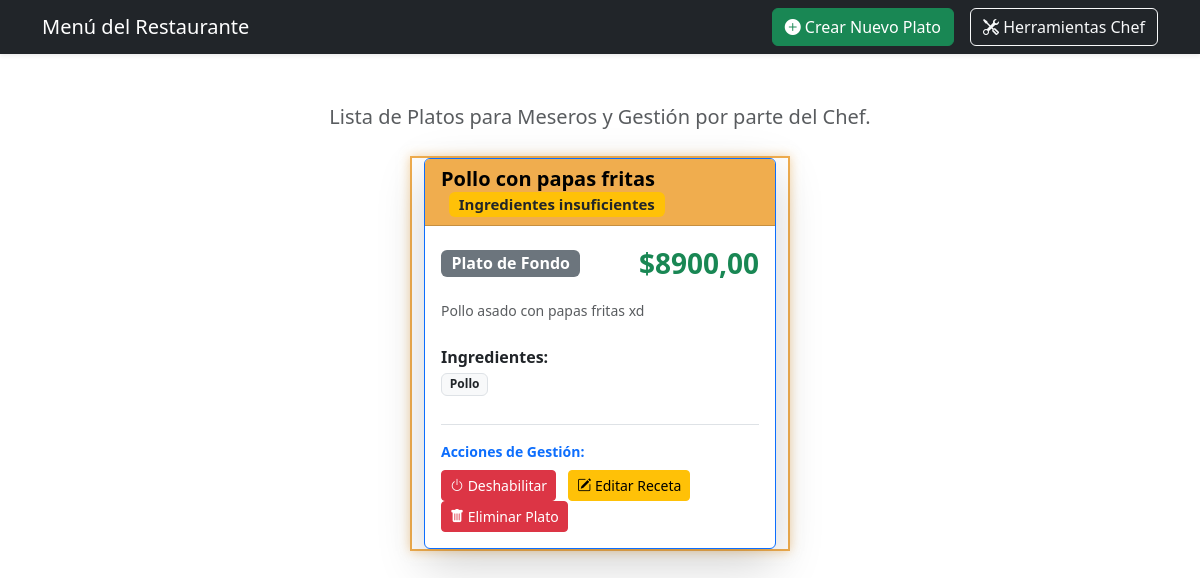
The page /administrador on the database as committed earlier.
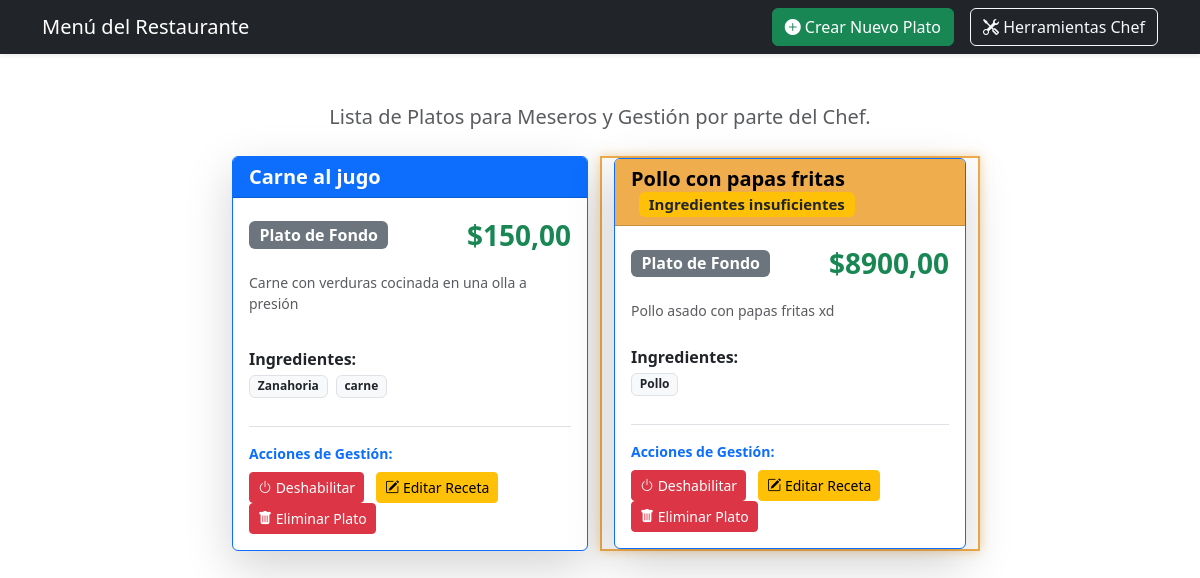
The same page on the database as committed later.
### mainApp/models.py (models this page shows, shortened)
class Plato(models.Model):
    nombre = models.CharField(max_length=150, unique=True)
    descripcion = models.TextField()
    precio = models.DecimalField(max_digits=6, decimal_places=2)
    imagen = models.ImageField(upload_to='platos/', null=True, blank=True)
    activo = models.BooleanField(default=True)
    categoria = models.ForeignKey(Categoria, on_delete=models.SET_NULL, null=True)
    ingredientes = models.ManyToManyField(Ingrediente, related_name='platos')
    class Meta:
        ordering = ['categoria', 'nombre']
        verbose_name_plural = "Platos"
    def tiene_stock_suficiente(self):
        ingredientes = self.ingredientes.all()
        if not ingredientes:
            return True
        return all(ing.stock > 0 for ing in ingredientes)

class Categoria(models.Model):
    nombre = models.CharField(max_length=100, unique=True)
    class Meta:
        verbose_name_plural = "Categorias"

class Ingrediente(models.Model):
    nombre = models.CharField(max_length=100, unique=True)
    stock = models.PositiveIntegerField(default=0)

### mainApp/views.py (the view)
# urls.py: path('administrador', views.listar_platos, name='lista_platos'),
def listar_platos(request):
    platos = Plato.objects.all().select_related('categoria').prefetch_related('ingredientes')
    context = {
        'platos': platos,
        'titulo': 'Menú del Restaurante'
    }
    return render(request, 'menu/lista_platos.html', context)

### templates/menu/lista_platos.html (shortened to what this page needs)
<!DOCTYPE html>
<html lang="es">
<head>
    <link rel="stylesheet" href="https://cdn.jsdelivr.net/npm/bootstrap-icons@1.11.3/font/bootstrap-icons.min.css">
    <link href="https://cdn.jsdelivr.net/npm/bootstrap@5.3.3/dist/css/bootstrap.min.css" rel="stylesheet" xintegrity="sha384-QWTKZyjpPEjISv5WaRU9OFeRpok6YctnYmDr5pNlyT2bRjXh0JMhjY6hW+ALEwIH">
</head>
<body>
    <nav class="navbar navbar-expand-lg navbar-dark bg-dark shadow-sm sticky-top">
        <div class="container">
        <span class="navbar-brand mb-0 h1"> {{ titulo }}</span>
        <div class="ms-auto d-flex">
            <a href="{% url 'crear_plato' %}" class="btn btn-success me-3"><i class="bi bi-plus-circle-fill"></i> Crear Nuevo Plato</a>
            <a href="{% url 'administrador' %}" class="btn btn-outline-light"><i class="bi bi-tools"></i> Herramientas Chef</a>
        </div>
        </div>
    </nav>
    <div class="container mt-5">
        <p class="lead text-muted text-center mb-4">Lista de Platos para Meseros y Gestión por parte del Chef.</p>
        <div class="row justify-content-center">
        {% for plato in platos %}
            <div class="col-lg-4 col-md-6 mb-4 plato-card
                {% if not plato.tiene_stock_suficiente %} plato-sin-stock {% endif %}
            " id="plato-{{ plato.id }}">
                <div class="card shadow-lg h-100 border-primary">
                    <div class="card-header bg-primary text-white">
                        <h5 class="mb-0 fw-bold">
                            {{ plato.nombre }}
                            {% if not plato.tiene_stock_suficiente %}
                                <span class="badge bg-warning text-dark ms-2">
                                    Ingredientes insuficientes
                                </span>
                            {% endif %}
                        </h5>
                    </div>
                    <div class="card-body d-flex flex-column">
                        <div class="d-flex justify-content-between align-items-center mb-3">
                            <span class="badge bg-secondary fs-6">{{ plato.categoria.nombre }}</span>
                            <span class="fs-3 fw-bold text-success">${{ plato.precio }}</span>
                        </div>
                        <p class="card-text text-muted small flex-grow-1">{{ plato.descripcion|truncatechars:120 }}</p>
                        <div class="mt-2">
                            <p class="fw-bold mb-1">Ingredientes:</p>
                            <div class="d-flex flex-wrap">
                                {% if plato.ingredientes.all %}
                                    {% for ingrediente in plato.ingredientes.all|slice:":4" %}
                                        <span class="badge bg-light text-dark border me-2 mb-1">{{ ingrediente.nombre }}</span>
                                    {% endfor %}
                                {% else %}
                                    <span class="text-danger small"><i class="bi bi-exclamation-triangle-fill"></i> Sin receta definida.</span>
                                {% endif %}
                            </div>
                        </div>
                        <div class="mt-4 pt-3 border-top">
                            <p class="fw-bold small text-primary mb-2">Acciones de Gestión:</p>
                            <button
                                class="btn btn-sm me-2 btn-toggle-status
                                {% if plato.activo %}btn-danger{% else %}btn-success{% endif %}"
                                data-plato-id="{{ plato.id }}"
                            >
                                <i class="bi bi-power"></i>
                                {% if plato.activo %}Deshabilitar{% else %}Habilitar{% endif %}
                            </button>
                            <a href="{% url 'editar_plato' plato.pk %}" class="btn btn-warning btn-sm me-2"><i class="bi bi-pencil-square"></i> Editar Receta</a>
                            <a href="{% url 'eliminar_plato' plato.pk %}" class="btn btn-danger btn-sm"><i class="bi bi-trash-fill"></i> Eliminar Plato</a>
                        </div>
                    </div>
                </div>
            </div>
        {% empty %}
            <div class="col-12">
                <div class="alert alert-warning text-center" role="alert">
                    Aún no hay platos en el menú. Usa el botón **Crear Nuevo Plato** para definir el primer ítem.
                </div>
            </div>
        {% endfor %}
        </div>
    </div>
</body>
</html>

### templates/menu/lista_platos.html (style rules this page uses)
.plato-card { transition: all 0.5s ease-in-out; order: 1; }
.plato-card.plato-sin-stock { border: 2px solid #f0ad4e !important; box-shadow: 0 0 10px rgba(240, 173, 78, 0.5) !important; }
.plato-card.plato-sin-stock .card-header { background-color: #f0ad4e !important; color: #000 !important; }

Rows that differ between the two databases and show on the page:
added Plato: nombre "Carne al jugo", categoria.nombre "Plato de Fondo", precio "150,00", descripcion "Carne con verduras cocinada en una olla a presión", activo "Deshabilitar"
now on this page (row edited): Ingrediente: nombre "Zanahoria", shown under "Carne al jugo"
added Ingrediente: nombre "carne", shown under "Carne al jugo"
